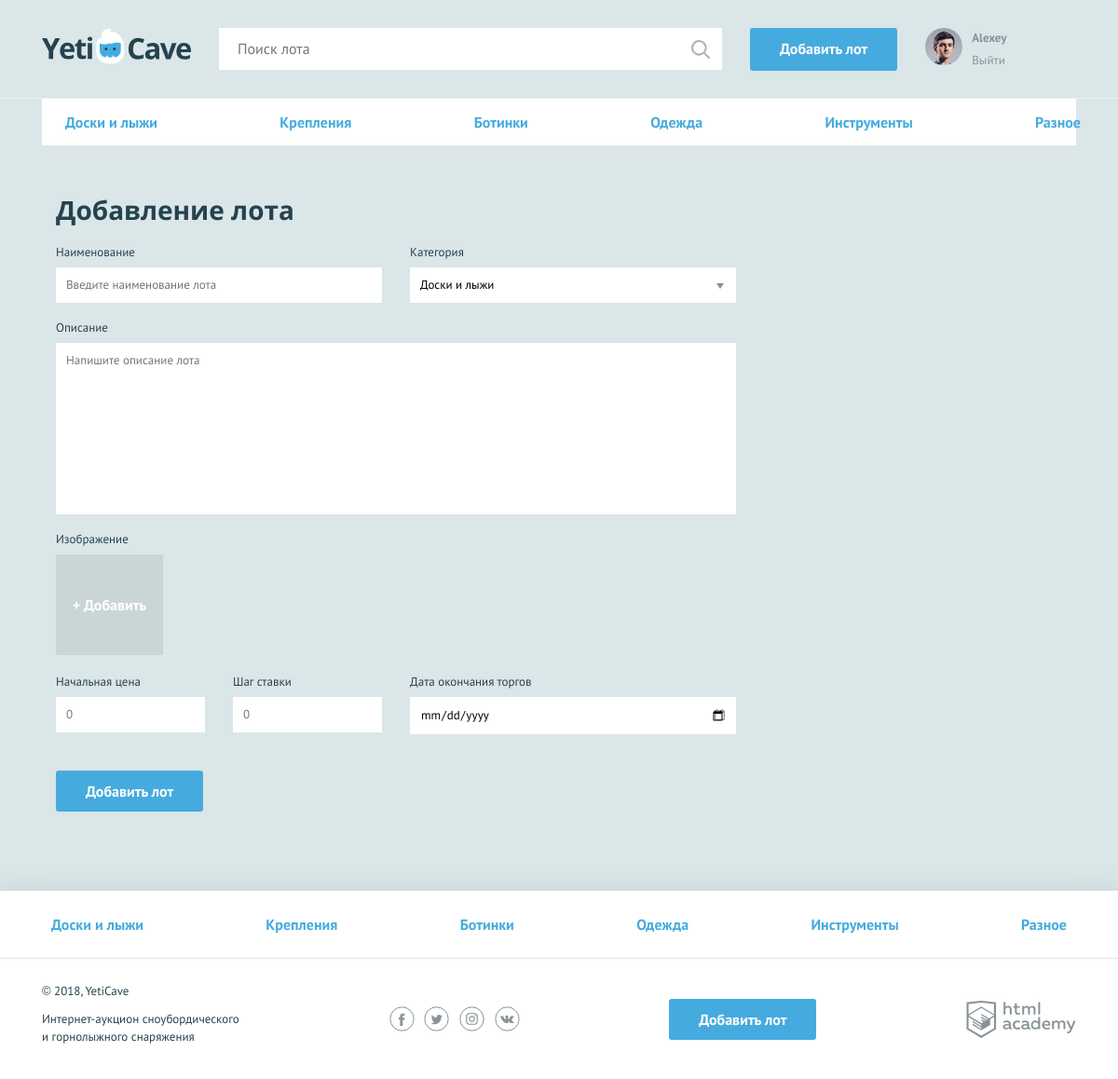
/add.php (signed in), run on the app's committed database.
### tables this page shows
CREATE TABLE categories (
id INT AUTO_INCREMENT PRIMARY KEY,
name CHAR(64)
);

### functions.php (called while the page is built, shortened)
<?php
function include_template(string $name, array $data): string {
    $name = 'templates/' . $name;
    extract($data);
    require($name);
    $result = ob_get_clean();
    return $result;
}
function get_DB_query_res(string $query, mysqli $link, bool $isMulti = true): ?array {
  $query_result = mysqli_query($link, $query);
  if ($isMulti) {
    $fetched_query_result = mysqli_fetch_all($query_result, MYSQLI_ASSOC);
    return $fetched_query_result;
  } else {
    $fetched_query_result = mysqli_fetch_assoc($query_result);
    return $fetched_query_result;
  }
}

### templates/add.php (the view, shortened to what this page needs)
<?=include_template('_main_menu.php', ['menu_items' => $menu_items]); ?>
<form class="form form--add-lot container form--invalid" action="/add.php" method="POST" enctype="multipart/form-data">
  <h2>Добавление лота</h2>
  <div class="form__container-two">
    <div class="form__item <?=!empty($errors['NAME'])?'form__item--invalid':''?>">
      <label for="NAME">Наименование</label>
      <input id="NAME" type="text" name="NAME" placeholder="Введите наименование лота" value="<?=htmlspecialchars($lot['NAME']??'', ENT_QUOTES)?>" required>
    </div>
    <div class="form__item <?=!empty($errors['CATEGORY'])?'form__item--invalid':''?>">
      <label for="CATEGORY">Категория</label>
      <select id="CATEGORY" name="CATEGORY" required>
        <?php foreach ($menu_items as $value):?>
          <option <?=(isset($lot['CATEGORY']) && $lot['CATEGORY'] === $value['name'])?'selected':''?> value="<?=$value['id']?>"><?=$value['name']?></option>
        <?php endforeach;?>
      </select>
    </div>
  </div>
  <div class="form__item form__item--wide <?=!empty($errors['DESCRIPTION'])?'form__item--invalid':''?>">
    <label for="DESCRIPTION">Описание</label>
    <textarea id="DESCRIPTION" name="DESCRIPTION" placeholder="Напишите описание лота" required><?=$lot['DESCRIPTION']??''?></textarea>
  </div>
  <div class="form__item form__item--file">
    <label>Изображение</label>
    <div class="form__input-file">
      <label for="photo2">
        <span>+ Добавить</span>
      </label>
    </div>
  </div>
  <div class="form__container-three">
    <div class="form__item form__item--small <?=!empty($errors['START_PRICE'])?'form__item--invalid':''?>">
      <label for="START_PRICE">Начальная цена</label>
      <input id="START_PRICE" type="number" name="START_PRICE" placeholder="0" value="<?=htmlspecialchars($lot['START_PRICE']??'', ENT_QUOTES)?>" required>
    </div>
    <div class="form__item form__item--small <?=!empty($errors['PRICE_STEP'])?'form__item--invalid':''?>">
      <label for="PRICE_STEP">Шаг ставки</label>
      <input id="PRICE_STEP" class="<?=!empty($errors['PRICE_STEP'])?'form__item--invalid':''?>" type="number" name="PRICE_STEP" placeholder="0" value="<?=htmlspecialchars($lot['PRICE_STEP']??'', ENT_QUOTES)?>" required>
    </div>
    <div class="form__item <?=!empty($errors['FINISH_DATE'])?'form__item--invalid':''?>">
      <label for="FINISH_DATE">Дата окончания торгов</label>
      <input class="form__input-date" id="FINISH_DATE" type="date" name="FINISH_DATE" value="<?=htmlspecialchars($lot['FINISH_DATE']??'', ENT_QUOTES)?>" required>
    </div>
  </div>
  <button type="submit" class="button">Добавить лот</button>
</form>

### templates/_main_menu.php (shortened to what this page needs)
<nav class="nav">
  <ul class="nav__list container">
    <?php foreach ($menu_items as $value):?>
      <li class="nav__item">
        <a href="/categories.php?cat_id=<?=$value['id']?>"><?=$value['name']?></a>
      </li>
    <?php endforeach;?>
  </ul>
</nav>

### css/style.css (style rules this page uses)
html, body { height: 100%; }
body { min-width: 1140px; background-color: #dbe6e9; font-family: "PT Sans", sans-serif; font-weight: 400; font-size: 16px; line-height: 26px; color: #25434e; }
a { text-decoration: none; }
h2 { margin: 0; font-family: "Open Sans", sans-serif; font-size: 28px; line-height: 35px; font-weight: 700; }
.container { width: 1110px; margin: 0 auto; padding: 0 15px; }
.button { display: block; padding: 9px 32px; background-color: #45abde; color: #ffffff; text-align: center; font-weight: 700; border: none; border-radius: 3px; }
.nav { background-color: #ffffff; border-bottom: 1px solid #e1e6e7; }
.nav__list { display: -webkit-flex; display: -ms-flexbox; display: flex; -webkit-justify-content: space-between; -ms-flex-pack: justify; justify-content: space-between; -webkit-flex-wrap: wrap; -ms-flex-wrap: wrap; flex-wrap: wrap; list-style: none; }
.nav__item a { position: relative; display: block; padding: 12px 10px; font-weight: 700; color: #45abde; }
.nav__item a::before { content: ""; display: none; position: absolute; bottom: 0; width: calc(100% - 20px); height: 3px; background-color: #e2e5e6; }
.main-footer .nav__item a { padding: 23px 10px; }
.form { padding-top: 51px; }
.form h2 { padding-bottom: 15px; }
.form__item { width: 350px; margin: 0; margin-bottom: 14px; font-size: 13px; }
.form__item label { display: block; margin-bottom: 3px; }
.form__item input, .form__item textarea { display: block; width: 100%; padding: 5px 10px; border: 1px solid #ffffff; box-sizing: border-box; }
.form__item textarea { min-height: 184px; resize: none; }
.form__item--small { width: 160px }
.form__item--wide { width: 730px; }
.form .button { display: inline-block; vertical-align: middle; margin-right: 20px; }
.form__item select { display: block; width: 350px; padding: 5px 10px; border: 1px solid #ffffff; box-sizing: border-box; border-radius: 0; -webkit-appearance: none; -moz-appearance: none; appearance: none; background: #ffffff url("../img/dropdown.svg") 328px 16px no-repeat; }
.form__container-two, .form__container-three { display: -webkit-flex; display: -ms-flexbox; display: flex; -webkit-justify-content: space-between; -ms-flex-pack: justify; justify-content: space-between; width: 730px; }
.form__container-three { margin-bottom: 25px; }
.form__input-date { background: #ffffff url("../img/date.svg") 326px 12px no-repeat; }
.form__input-file { position: relative; width: 115px; height: 110px; }
.form__item--file label span { display: block; background-color: #cad5d8; color: #ffffff; font-size: 16px; text-align: center; font-weight: 700; padding: 40px 0; box-sizing: border-box; border: 1px solid #cad5d8; cursor: pointer; }

### data on the page
categories: name "Доски и лыжи"
categories: name "Крепления"
categories: name "Ботинки"
categories: name "Одежда"
categories: name "Инструменты"
categories: name "Разное"

### other printed values
$USER['name'] "Alexey"
form field CATEGORY "Доски и лыжи"
